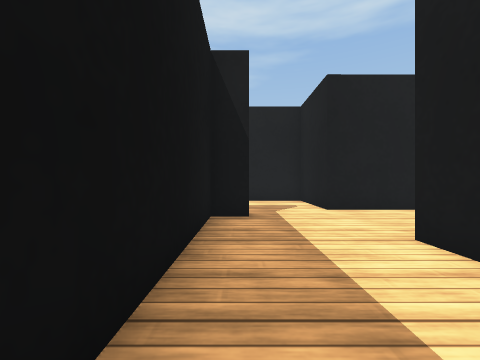
view 1 (above)

24 first-person views from a walk through a Webots world. The camera is 0.22 m above the floor, looks level and sees 90° across. The floor is counted in squares, 0.25 m on a side. Each view is taken from the middle of a square. On the plan, view 1 faces up. The plan holds only what a view shows up to about 10 squares ahead; the rest is blank. The robots in the file are not drawn. Simple shapes and patterns stand in for the simulator's stock objects.

view 2
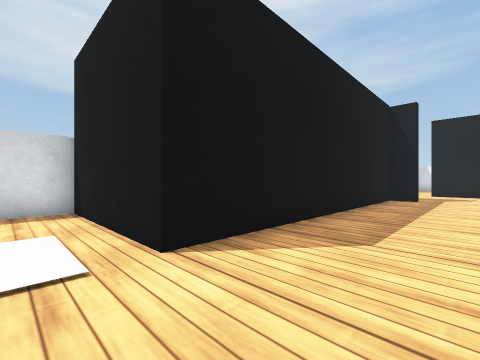

view 3
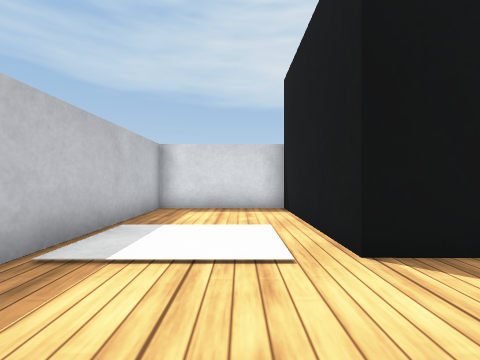

view 4
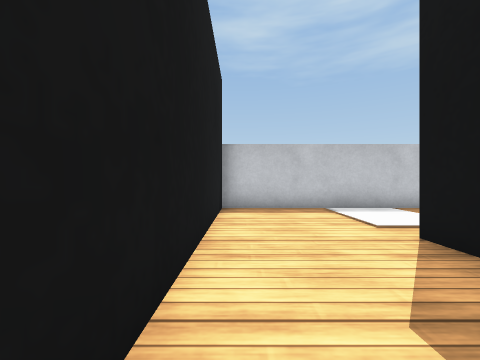

view 5
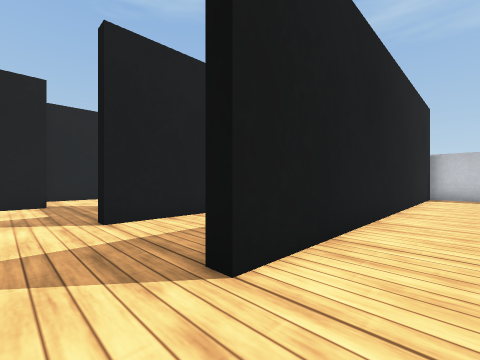

view 6
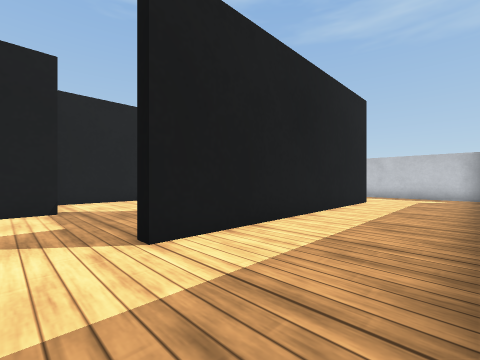

view 7
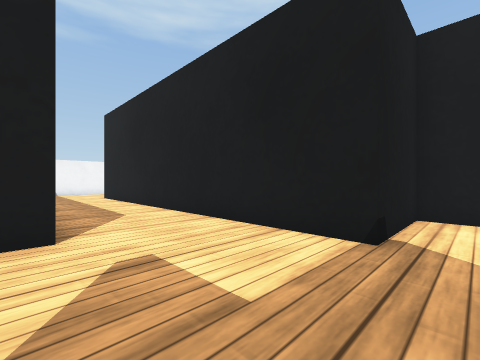

view 8
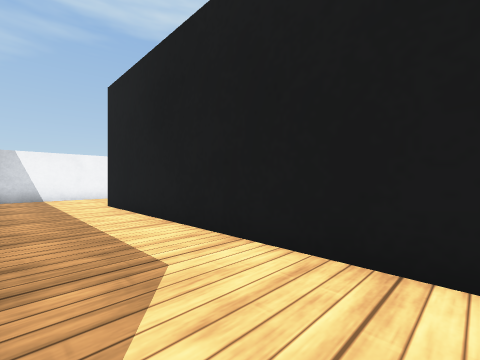

view 9
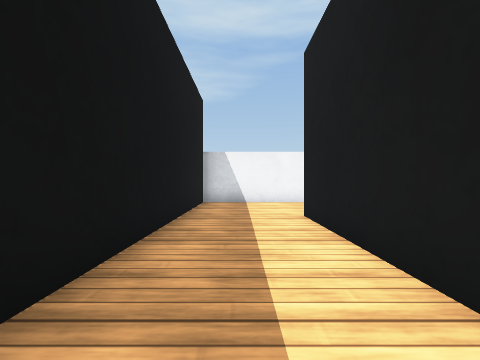

view 10
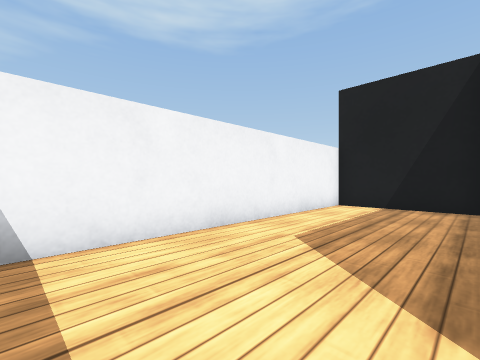

view 11
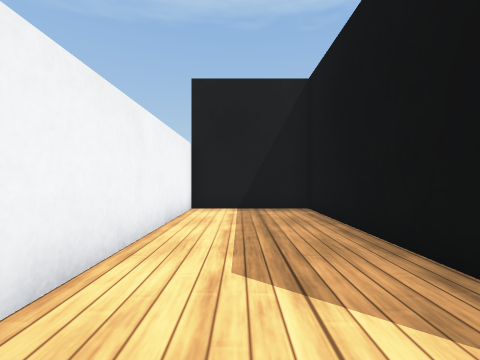

view 12
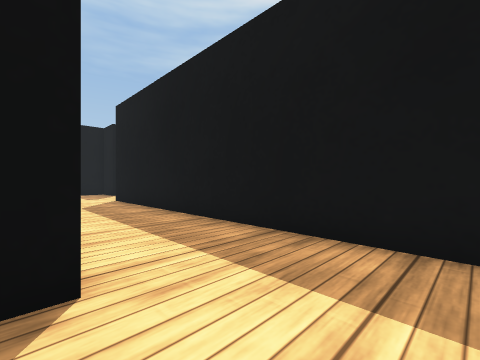

view 13
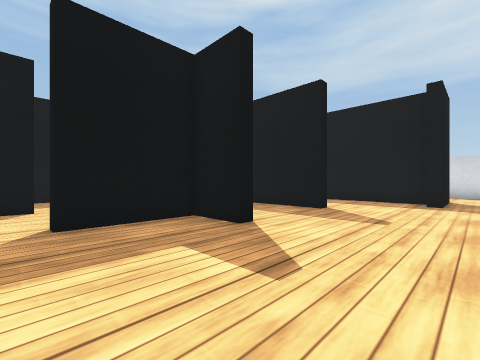

view 14
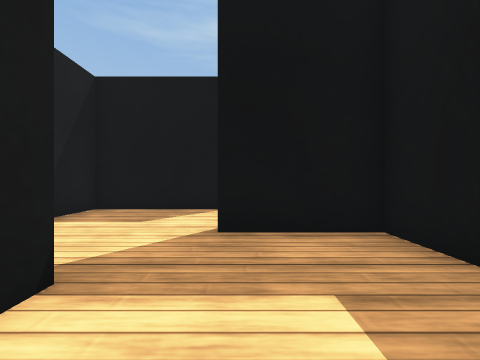

view 15
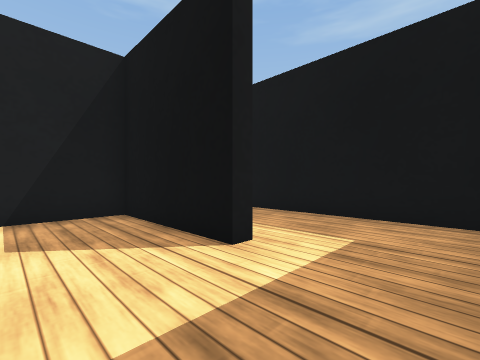

view 16
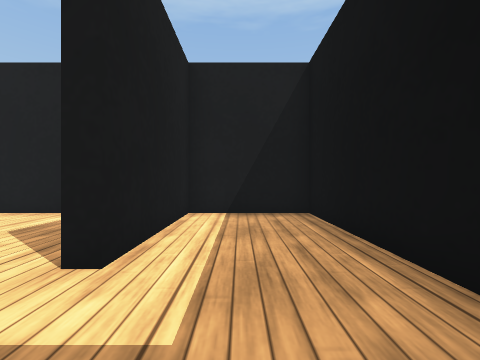

view 17
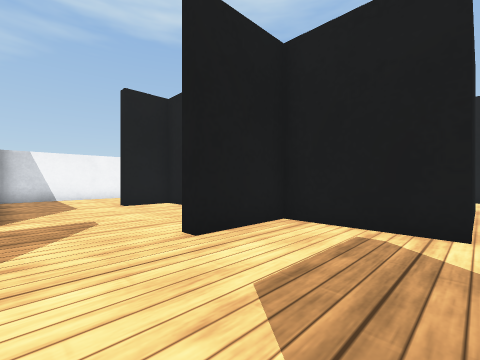

view 18
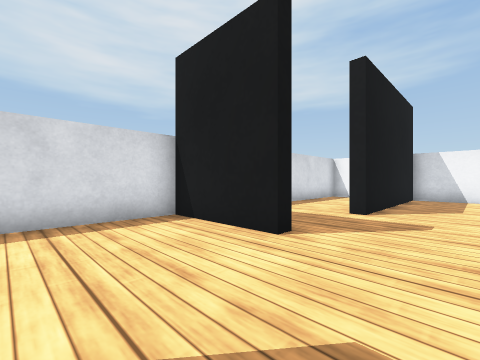

view 19
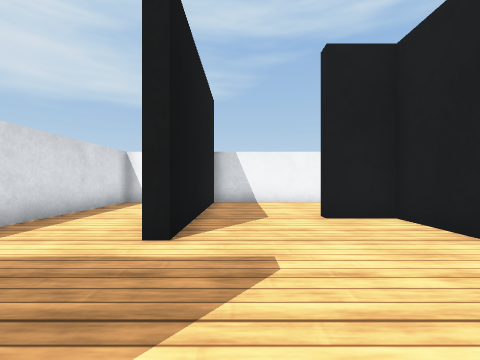

view 20
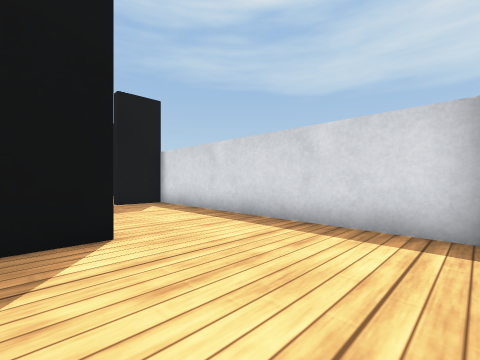

view 21
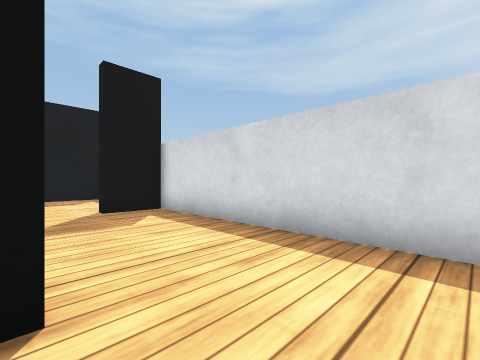

view 22
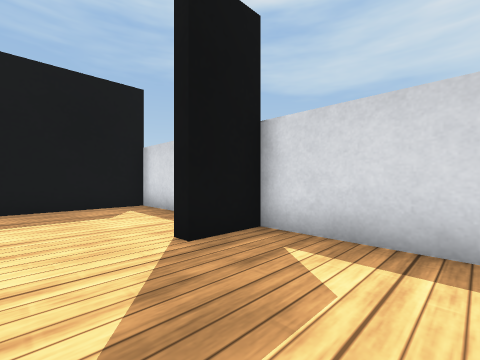

view 23
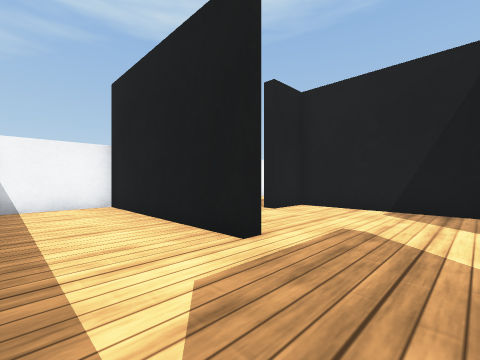

view 24
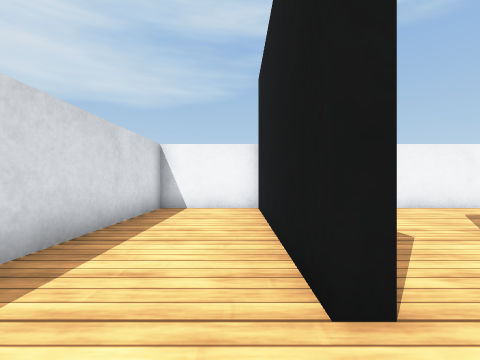

### Floor plan
Points are (right, up) in squares from view 1. A wall is a line through its corners. A room is listed if a view was taken in it or the views show most of it. See-through windows are left out.
Room 1 (views 1, 2, 3, 4, 5)
walls: (2.6, -8.2) (2.6, 3.5); (0.2, 5.8) (-0.7, 5.8) (-0.7, -4.6) (-5.5, -4.6) (-5.5, -8.5) (2.6, -8.5)
ways out: opening at (1.5, 4.5) to room 5
Room 2 (views 6, 7, 8, 9, 10, 11, 12, 13, 14)
walls: (7.6, 7.1) (2.6, 7.1); (2.6, 3.5) (3, 3.5) (3, 0.6); (13.4, 2.5) (13.4, 4) (10.6, 4) (10.6, 15.9) (17.4, 15.9) (17.4, 19.5) (7.5, 19.5) (7.5, 7.4); (6.2, -5.3) (6.2, 3.5) (6.6, 3.5) (6.6, 2) (9.4, 2)
ways out: opening at (11, 2) to room 3; opening at (3, 5) to room 5; opening at (4.5, -6)
Room 3 (view 15)
walls: (9.4, -1.6) (9.4, -1.2) (13.4, -1.2) (13.4, 2.5)
ways out: opening at (11, 2) to room 2; opening at (8, -1.5) to room 4
Room 4 (view 16)
walls: (7, -4.8) (13.4, -4.8) (13.4, -1.6) (9.4, -1.6)
ways out: opening at (8, -1.5) to room 3
Room 5 (views 17, 18, 21, 22)
walls: (-2.2, 6.2) (0.2, 6.2) (0.2, 5.8); (-2.3, 10.2) (-5.5, 10.2) (-5.5, 1.1) (-3.9, 1.1) (-3.9, 0.6); (2.6, 7.1) (2.6, 10.2) (0.2, 10.2)
ways out: opening at (1.5, 4.5) to room 1; opening at (3, 5) to room 2; opening at (-1, 10) to room 6; opening at (-2.5, 1) to room 7
Room 6 (views 19, 20, 23, 24)
walls: (-2.3, 10.6) (-2.3, 10.2); (-2, 15.5) (-2, 13.5) (-2.4, 13.5) (-2.4, 19.5) (-5.5, 19.5) (-5.5, 14.5); (0.2, 10.2) (0.2, 10.6); (2.6, 10.9) (2.6, 15.5) (1, 15.5)
ways out: opening at (-1, 10) to room 5; opening at (-0.5, 16)
Room 7 (no view inside)
walls: (-5.5, -2.1) (-5.5, -4.2) (-2, -4.2)
ways out: opening at (-2.5, 1) to room 5

Where each view was taken, in squares from view 1:
view 1: 0 up, 0 right, facing up
view 2: 6 down, 2 right, facing up-left
view 3: 6 down, 2 right, facing left
view 4: 1 down, 2 right, facing down
view 5: 5 up, 1 right, facing down-right
view 6: 5 up, 3 right, facing down-right
view 7: 3 up, 7 right, facing up-right
view 8: 7 up, 8 right, facing up-right
view 9: 10 up, 9 right, facing up
view 10: 16 up, 9 right, facing up-right
view 11: 18 up, 10 right, facing right
view 12: 18 up, 11 right, facing down-left
view 13: 7 up, 10 right, facing down-left
view 14: 6 up, 9 right, facing down
view 15: 1 up, 7 right, facing down-right
view 16: 3 down, 7 right, facing right
view 17: 7 up, 2 left, facing up-right
view 18: 7 up, 0 right, facing up-left
view 19: 10 up, 1 left, facing up
view 20: 10 up, 1 left, facing down-left
view 21: 8 up, 2 left, facing down-left
view 22: 4 up, 2 left, facing down-left
view 23: 11 up, 5 left, facing up-right
view 24: 12 up, 3 left, facing up
